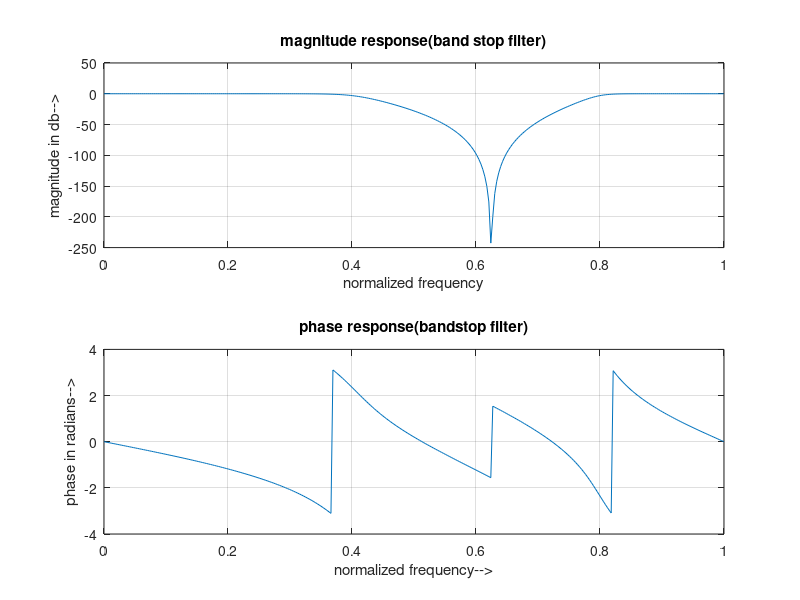

MATLAB code to generate this figure:
# HR4
clc;

clear all;

close all;

ap=0.5;

as=50;

fp=1000;

fs=2000;

f=5000;

wp=2*fp/f;

ws=2*fs/f;

wn=[wp,ws];

[n]=buttord(wp,ws,ap,as);

[b,a]=butter(n,wn,'stop');

w=0:0.01:pi;

h=freqz(b,a,w);

p=angle(h);

mag=20*log10(abs(h));

subplot(2,1,1);

plot(w/pi,mag);

grid;

xlabel('normalized frequency');

ylabel('magnitude in db-->');

title('magnitude response(band stop filter)');

subplot(2,1,2);

plot(w/pi,p);

grid;

xlabel('normalized frequency-->');

ylabel('phase in radians-->');

title('phase response(bandstop filter)');
